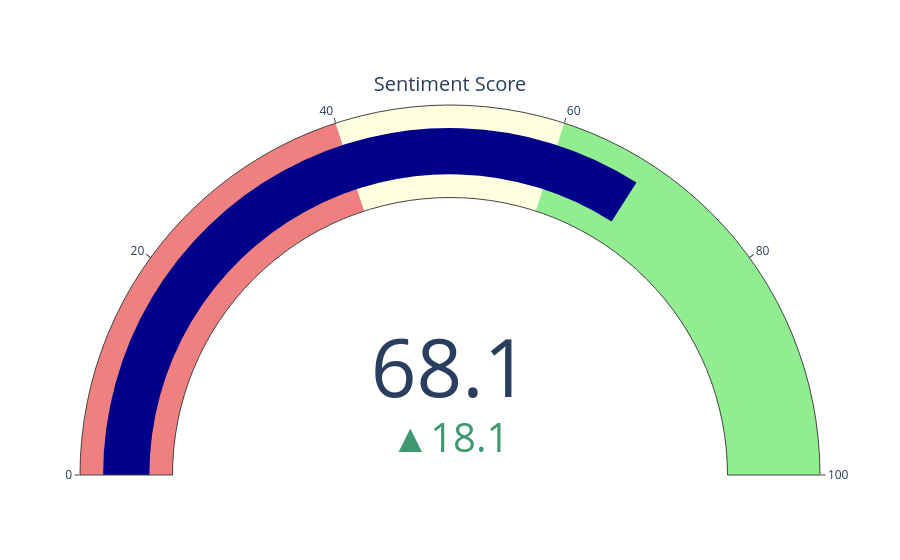

The notebook cell saved with this chart:
### Markdown cell above
### Visualize Sentiment

### Code cell
# Create sentiment gauge
fig = go.Figure(go.Indicator(
    mode="gauge+number+delta",
    value=sentiment_results['sentiment_score'] * 100,
    domain={'x': [0, 1], 'y': [0, 1]},
    title={'text': "Sentiment Score"},
    delta={'reference': 50},
    gauge={
        'axis': {'range': [None, 100]},
        'bar': {'color': "darkblue"},
        'steps': [
            {'range': [0, 40], 'color': "lightcoral"},
            {'range': [40, 60], 'color': "lightyellow"},
            {'range': [60, 100], 'color': "lightgreen"}
        ],
    }
))

# Try to display the figure, with fallback for missing dependencies
try:
    fig.show()
except ValueError as e:
    if "nbformat" in str(e):
        print("📊 Sentiment Gauge Visualization")
        print(f"Sentiment Score: {sentiment_results['sentiment_score']:.1%}")
        print("💡 Install nbformat>=4.2.0 to display interactive charts: pip install nbformat")
    else:
        print(f"❌ Error displaying chart: {e}")
except Exception as e:
    print(f"❌ Error displaying chart: {e}")

### Figure 1 — Plotly figure (JSON) as saved in the notebook; plotly's stock layout.template omitted (floating-point values rounded to 4 significant figures)
{"data": [{"delta": {"reference": 50}, "domain": {"x": [0, 1], "y": [0, 1]}, "gauge": {"axis": {"range": [null, 100]}, "bar": {"color": "darkblue"}, "steps": [{"color": "lightcoral", "range": [0, 40]}, {"color": "lightyellow", "range": [40, 60]}, {"color": "lightgreen", "range": [60, 100]}]}, "mode": "gauge+number+delta", "title": {"text": "Sentiment Score"}, "type": "indicator", "value": 68.06}], "layout": {}}
